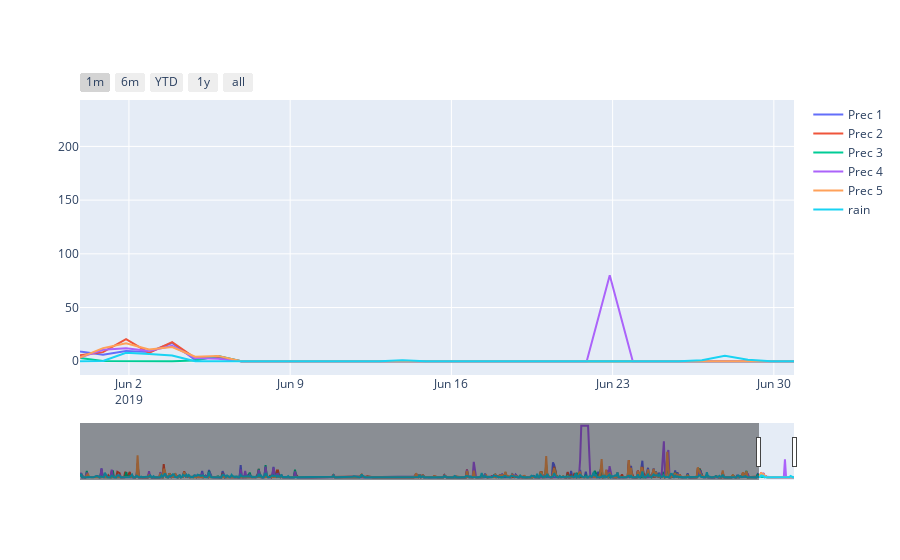

The code cell stored with this chart in its notebook:
### Code cell
df_slice_2 = df_slice.groupby(['Data', 'Local']).max().reset_index()

fig = go.Figure()
fig.add_trace(go.Scatter(x=df_slice_2.loc[df_slice_2['Local'] == 1, "Data_Hora"], y=df_slice_2.loc[df_slice_2['Local'] == 1, "PrecSum"],
                    mode='lines',
                    name='Prec 1'))
fig.add_trace(go.Scatter(x=df_slice_2.loc[df_slice_2['Local'] == 2, "Data_Hora"], y=df_slice_2.loc[df_slice_2['Local'] == 2, "PrecSum"],
                    mode='lines',
                    name='Prec 2'))
fig.add_trace(go.Scatter(x=df_slice_2.loc[df_slice_2['Local'] == 3, "Data_Hora"], y=df_slice_2.loc[df_slice_2['Local'] == 3, "PrecSum"],
                    mode='lines',
                    name='Prec 3'))
fig.add_trace(go.Scatter(x=df_slice_2.loc[df_slice_2['Local'] == 4, "Data_Hora"], y=df_slice_2.loc[df_slice_2['Local'] == 4, "PrecSum"],
                    mode='lines',
                    name='Prec 4'))
fig.add_trace(go.Scatter(x=df_slice_2.loc[df_slice_2['Local'] == 5, "Data_Hora"], y=df_slice_2.loc[df_slice_2['Local'] == 5, "PrecSum"],
                    mode='lines',
                    name='Prec 5'))
fig.add_trace(go.Scatter(x=df_slice_2.loc[df_slice_2['Local'] == 5, "Data_Hora"], y=df_slice_2.loc[df_slice_2['Local'] == 5, "rain_sum"],
                    mode='lines',
                    name='rain'))
fig.update_xaxes(
    rangeslider_visible=True,
    rangeselector=dict(
        buttons=list([
            dict(count=1, label="1m", step="month", stepmode="backward"),
            dict(count=6, label="6m", step="month", stepmode="backward"),
            dict(count=1, label="YTD", step="year", stepmode="todate"),
            dict(count=1, label="1y", step="year", stepmode="backward"),
            dict(step="all")
        ])
    )
)

fig.show()

### Figure 1 — Plotly figure (JSON) as saved in the notebook; plotly's stock layout.template omitted (floating-point values rounded to 4 significant figures; data arrays with more than 128 entries replaced by an {"elided": "..."} marker saying what was removed)
{"data": [{"mode": "lines", "name": "Prec 1", "type": "scatter", "x": {"elided": "629 str values"}, "y": {"elided": "629 float values"}}, {"mode": "lines", "name": "Prec 2", "type": "scatter", "x": {"elided": "629 str values"}, "y": {"elided": "629 float values"}}, {"mode": "lines", "name": "Prec 3", "type": "scatter", "x": {"elided": "629 str values"}, "y": {"elided": "629 float values"}}, {"mode": "lines", "name": "Prec 4", "type": "scatter", "x": {"elided": "629 str values"}, "y": {"elided": "629 float values"}}, {"mode": "lines", "name": "Prec 5", "type": "scatter", "x": {"elided": "629 str values"}, "y": {"elided": "629 float values"}}, {"mode": "lines", "name": "rain", "type": "scatter", "x": {"elided": "629 str values"}, "y": {"elided": "629 float values"}}], "layout": {"autosize": true, "xaxis": {"autorange": false, "range": ["2019-05-30 21:00", "2019-06-30 21:00"], "rangeselector": {"buttons": [{"count": 1, "label": "1m", "step": "month", "stepmode": "backward"}, {"count": 6, "label": "6m", "step": "month", "stepmode": "backward"}, {"count": 1, "label": "YTD", "step": "year", "stepmode": "todate"}, {"count": 1, "label": "1y", "step": "year", "stepmode": "backward"}, {"step": "all"}]}, "rangeslider": {"autorange": true, "range": ["2017-10-07 21:00", "2019-06-30 21:00"], "visible": true, "yaxis": {"_template": null, "rangemode": "match"}}, "type": "date"}, "yaxis": {"autorange": true, "range": [-12.8, 243.2], "type": "linear"}}}
